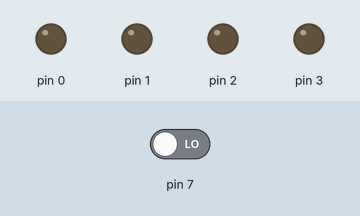
This sketch was run on a simulated Arduino Uno, built with avr-gcc and run on an emulated ATmega328P. Parts: output pins drawn as LEDs (lit = HIGH). Dashed ring = blinking. The test bench sets the inputs (shaded band); at power-on: pin 7 LOW.

Above: at 1.2 s.
1.3 s: pin 7 driven HIGH
At 4.2 s:
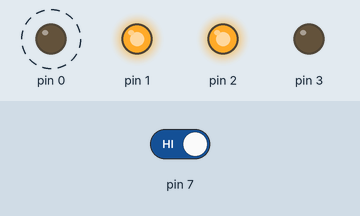
4.3 s: pin 7 driven LOW
At 5.0 s:
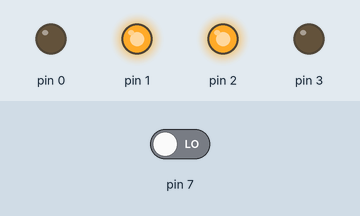
5.8 s: pin 7 driven HIGH
At 7.2 s:
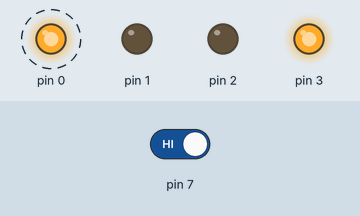
Timing chart, 0 to 14.8 s (numbered marks = the images above; inputs shaded):
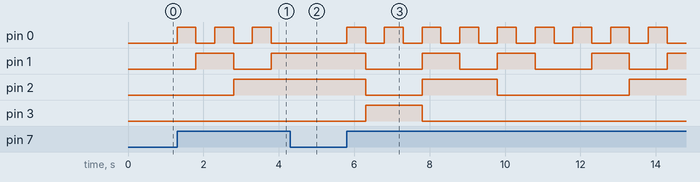

The sketch:

SA3_SeteSegmentosBotao.ino
```cpp
// Raul Soares
//============================================
// Essa aplicação oferece a disponibildade
// de poder ter um botaão que possa ir de
// 0 a 9 e poder voltar consequentemente.
//============================================
// Projeto feito para as aulas de programação
// arduino no Senai Vila Mariana.
//============================================
int timer = 500;
int pino;
int cnt = 0;
void setup() {
  for (pino = 0; pino < 4; pino ++) {
    pinMode(pino, OUTPUT);
  }
  pinMode(7, INPUT);
}
void loop()
{
  // ============Vai de 9 direto para 0============
  if (digitalRead(7) == 1) {
    VaiVolta();
  }
}
// ============Adiciona 1 até 9, chegando lá manda para 0============
void Adiciona() {
  Incrementa();
  if (cnt >= 9) {
    cnt = -1;//Atribui 0 a contador
  }
}
// ============Vai de 9 a 0 e de 0 a 9============
void VaiVolta() {
  if (cnt >= -1) {
    Incrementa();
  }
  if (cnt >= 9) {
    while (cnt != 0)
    {
      Decrementa();
    }
  }
}
// ============Adiciona 1 na cnt============
void Incrementa() {
  if (digitalRead(7) == 1) {
    cnt++;//Incrementa contador em 1
    PORTD = cnt;
    delay(timer);
  }
}
// ============Tira 1 na cnt============
void Decrementa() {
  if (digitalRead(7) == 1) {
    cnt--;//Decrementa contador em 1
    PORTD = cnt;
    delay(timer);
  }
}
```

SA3_SeteSegmentoBotao-2.cpp
```cpp
int timer = 500;
int pino;
int cnt = 0;
void setup() {
  for (pino = 0; pino < 4; pino ++) {
    pinMode(pino, OUTPUT);
  }
  pinMode(7, INPUT);
}
void loop()
{
  if (digitalRead(7) == 1) {
    if (cnt >= -1) {
      cnt++;//Incrementa contador em 1
      PORTD = cnt;
      delay(timer);
    }
    if (cnt >= 9) {
      while (cnt != 0)
      {
        if (digitalRead(7) == 1) {
          cnt--;//Decrementa contador em 1
          PORTD = cnt;
          delay(timer);
        }
      }
    }
  }
}
```

Measured:
- after the input at 1.3 s, pin 0: alternates HIGH for 0.50 s and LOW for 0.50 s, starting at once; pin 1: LOW → HIGH after 0.50 s, → LOW 1.0 s later, → HIGH 1.0 s later; pin 2: LOW → HIGH after 1.5 s
- after the input at 4.3 s, pin 0: stays LOW (without the input it goes to HIGH after 0.00 s); pin 1, pin 2: stays HIGH (without the input it goes to LOW after 0.50 s); pin 3: stays LOW (without the input it goes to HIGH after 0.50 s)
- after the input at 5.8 s, pin 0: alternates HIGH for 0.50 s and LOW for 0.50 s, starting at once; pin 1: HIGH → LOW after 0.50 s, → HIGH 1.5 s later, → LOW 1.0 s later, → HIGH 1.0 s later, … (8 changes in this stretch)
